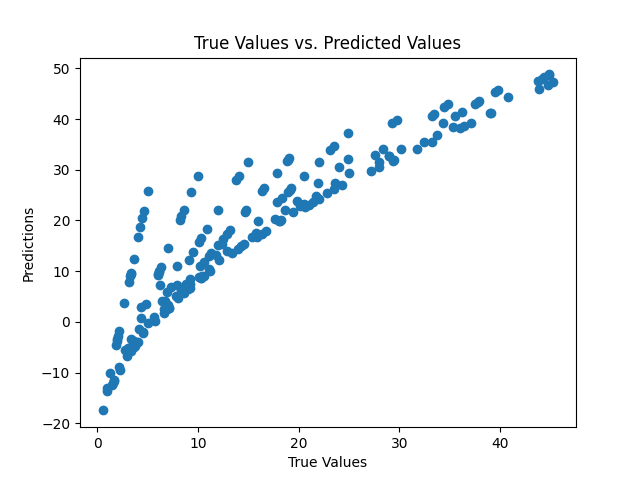

Here is the Python script that generated this plot:
import pandas as pd
import numpy as np
from sklearn.linear_model import SGDRegressor
from sklearn.model_selection import train_test_split
from sklearn.preprocessing import StandardScaler
from sklearn.metrics import mean_squared_error, r2_score
import matplotlib.pyplot as plt

# 讀取CSV文件
df=pd.read_csv(r'D:\Users\zi tong\Desktop\code\DL\0423_hw\supermarket_sales - Sheet1.csv')

# 處理數據，選擇特徵和目標變量
X = df[['Unit price','Quantity']]  # 選擇你的特徵列
y = df[ 'gross income']  # 選擇你的目標變量列

# 將數據集拆分為訓練集和測試集
X_train, X_test, y_train, y_test = train_test_split(X, y, test_size=0.2, random_state=42)

# 特徵標準化
scaler = StandardScaler()
X_train = scaler.fit_transform(X_train)
X_test = scaler.transform(X_test)

# 初始化SGDRegressor，並設置L2正則化
sgd = SGDRegressor(penalty='l2',learning_rate='optimal')

# 在訓練集上訓練模型
sgd.fit(X_train, y_train)

# 在測試集上進行預測
predictions = sgd.predict(X_test)

# 繪製scatter plot
plt.scatter(y_test, predictions)
plt.xlabel('True Values')
plt.ylabel('Predictions')
plt.title('True Values vs. Predicted Values')
plt.show()

# 計算準確率
mse = mean_squared_error(y_test, predictions)
r2 = r2_score(y_test, predictions)

print(f'Mean Squared Error: {mse}')
print(f'R-squared: {r2}')
